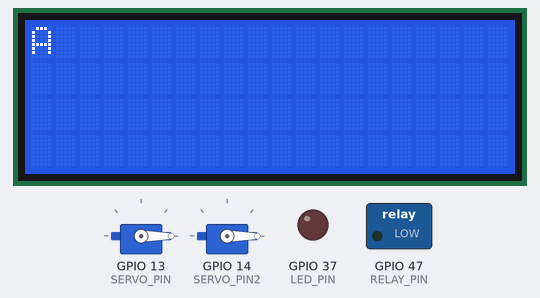
The sketch below on a simulated ESP32-S3. Parts: 20×4 character LCD, 2 × servo, switched loads named in the sketch (green lamp = pin HIGH), output pins drawn as LEDs (lit = HIGH). WiFi joins after 1.5 s; servers stay silent unless stated; network time is answered at once with the bench clock; the local clock reads 2024-03-15 10:24:30 at power-on unless the sketch sets it; random numbers use the default seed unless the sketch sets one; what the sketch prints to the serial monitor is not drawn.

Above: at 1.6 s.
At 3.9 s:
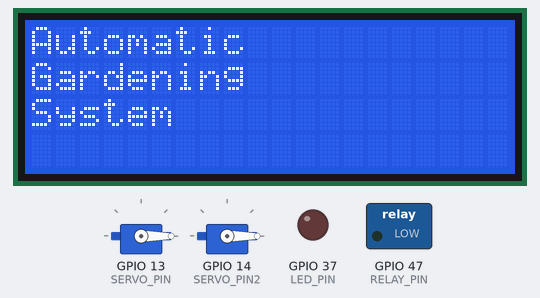
At 8.7 s:
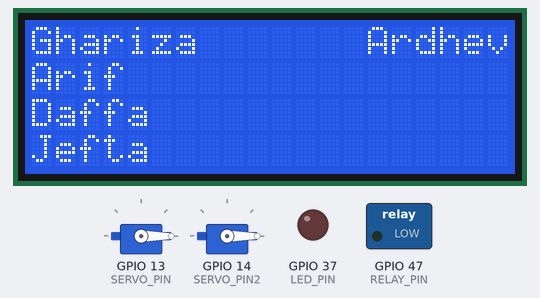
At 10.9 s:
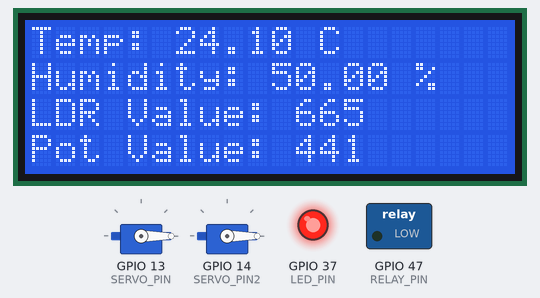
Timing chart, 0 to 12.4 s (numbered marks = the images above):
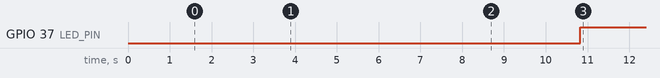

Measured:
- by itself, GPIO 37 (LED_PIN): LOW → HIGH at 10.8 s
- what the display in image 1 shows lasts 2.1 s, from 3.9 s to 6.0 s

The sketch:

main.ino
```cpp
#include <Wire.h>
#include <LiquidCrystal_I2C.h>
#include <DHT.h>
#include <ESP32Servo.h>
#include <WiFi.h>
#include <NTPClient.h>
#include <WiFiUdp.h>
#include <TimeLib.h>

#define DHTPIN 19     // Pin where the DHT22 sensor is connected
#define DHTTYPE DHT22   // DHT22 sensor type

DHT dht(DHTPIN, DHTTYPE);

LiquidCrystal_I2C lcd(0x27, 20, 4);  // I2C LCD address: 0x27, 20 characters, 4 lines

int LDR_PIN = 35;  // Pin where the LDR sensor is connected
int POT_PIN = 36;  // Pin where the potentiometer is connected
int LED_PIN = 37;   // Pin where the LED is connected
int RELAY_PIN = 47; // Pin where the relay is connected
int SERVO_PIN = 13; // Pin where the first servo is connected
int SERVO_PIN2 = 14; // Pin where the second servo is connected

float temperature;
float humidity;
int ldrValue;
int potValue;

unsigned long previousMillis = 0;
const long interval = 60000; // 1 minute interval

Servo myservo;  // Create a servo object for the watering servo
Servo myservo2; // Create a servo object for the pesticide servo

// WiFi credentials
const char* ssid     = "Wokwi-GUEST";
const char* password = "";
#define WIFI_CHANNEL 6

// Define NTP Client to get time
WiFiUDP ntpUDP;
NTPClient timeClient(ntpUDP, "pool.ntp.org", 7 * 3600);  // GMT+7 for Indonesia

bool hasDispensedToday = false; // Flag to indicate if the pesticide has been dispensed today

void setup() {
  Wire.begin(10, 8);
  Serial.begin(9600);
  dht.begin();
  lcd.init();
  lcd.backlight();

  pinMode(LDR_PIN, INPUT);
  pinMode(POT_PIN, INPUT);
  pinMode(LED_PIN, OUTPUT);
  pinMode(RELAY_PIN, OUTPUT);

  myservo.attach(SERVO_PIN); // Attach the watering servo to the specified pin
  myservo2.attach(SERVO_PIN2); // Attach the pesticide servo to the specified pin
  myservo.write(0); // Initialize the watering servo to 0 degrees
  myservo2.write(0); // Initialize the pesticide servo to 0 degrees

  // Connect to Wi-Fi
  WiFi.begin(ssid, password, WIFI_CHANNEL);
  while (WiFi.status() != WL_CONNECTED) {
    delay(100);
    Serial.println("Connecting to WiFi...");
  }
  Serial.println("Connected to WiFi");

  // Initialize the time client
  timeClient.begin();

  // Initialize with random values
  updateRandomValues();

  // Display startup animation
  displayStartupAnimation();
}

void loop() {
  unsigned long currentMillis = millis();

  // Check if 1 minute has passed
  if (currentMillis - previousMillis >= interval) {
    previousMillis = currentMillis;
    updateRandomValues();
  }

  // Update the time
  timeClient.update();
  int currentHour = timeClient.getHours();
  int currentMinute = timeClient.getMinutes();

  // Display temperature and humidity on the LCD
  lcd.clear();
  lcd.setCursor(0, 0);
  lcd.print("Temp: ");
  lcd.print(temperature);
  lcd.print(" C");
  lcd.setCursor(0, 1);
  lcd.print("Humidity: ");
  lcd.print(humidity);
  lcd.print(" %");

  // Display LDR and potentiometer values on the LCD
  lcd.setCursor(0, 2);
  lcd.print("LDR Value: ");
  lcd.print(ldrValue);
  lcd.setCursor(0, 3);
  lcd.print("Pot Value: ");
  lcd.print(potValue);

  // Display LDR and potentiometer values on the Serial Monitor
  Serial.print("LDR Value: ");
  Serial.println(ldrValue);
  Serial.print("Pot Value: ");
  Serial.println(potValue);

  // Set the LED state based on the LDR value
  if (ldrValue > 500) {
    digitalWrite(LED_PIN, HIGH); // Turn on the LED if light is low
  } else {
    digitalWrite(LED_PIN, LOW);  // Turn off the LED if light is sufficient
  }

  // Set the relay state based on the potentiometer value
  if (potValue > 512) {
    digitalWrite(RELAY_PIN, HIGH); // Activate the relay if the potentiometer is more than halfway
  } else {
    digitalWrite(RELAY_PIN, LOW);  // Deactivate the relay if the potentiometer is less than halfway
  }

  // Control the watering servo based on the humidity value
  if (humidity < 50) {
    myservo.write(90); // Rotate the watering servo to 90 degrees to start watering
  } else {
    myservo.write(0);  // Rotate the watering servo back to 0 degrees to stop watering
  }

  // Control the pesticide servo based on the time
  if (currentHour == 4 && currentMinute == 0 && !hasDispensedToday) {  // 4:00 AM
    myservo2.write(90); // Rotate the pesticide servo to 90 degrees to spray pesticide
    delay(60000); // Keep the servo in position for 1 minute (60000 ms)
    myservo2.write(0);  // Rotate the pesticide servo back to 0 degrees to stop spraying
    hasDispensedToday = true; // Set the flag to indicate that the pesticide has been dispensed today
  }

  // Reset the flag at midnight
  if (currentHour == 0 && currentMinute == 0) {
    hasDispensedToday = false;
  }

  delay(1000); // Wait 1 second before updating the display again
}

void updateRandomValues() {
  // Generate random temperature between 20°C and 30°C with slight variations
  temperature = 25 + random(-50, 51) / 10.0;

  // Generate random humidity between 40% and 60% with slight variations
  humidity = 50 + random(-100, 101) / 10.0;

  // Generate random LDR value between 300 and 700
  ldrValue = 500 + random(-200, 201);

  // Generate random potentiometer value between 400 and 600
  potValue = 500 + random(-100, 101);
}

void displayStartupAnimation() {
  String message1 = "Automatic";
  String message2 = "Gardening";
  String message3 = "System";
  String message4 = "Ghariza";
  String message5 = "Arif";
  String message6 = "Daffa";
  String message7 = "Jefta";
  String message8 = "Ardhev";

  lcd.clear();
  lcd.setCursor(0, 0);
  for (int i = 0; i < message1.length(); i++) {
    lcd.print(message1.charAt(i));
    delay(100);
  }

  lcd.setCursor(0, 1);

  for (int i = 0; i < message2.length(); i++) {
    lcd.print(message2.charAt(i));
    delay(100);
  }

  lcd.setCursor(0, 2);

  for (int i = 0; i < message3.length(); i++) {
    lcd.print(message3.charAt(i));
    delay(100);
  }

  delay(2000);
   // Wait for 2 seconds before clearing the display
  lcd.clear();
  lcd.setCursor(0, 0);
  for (int i = 0; i < message4.length(); i++) {
    lcd.print(message4.charAt(i));
    delay(100);
  }

  lcd.setCursor(0, 1);

  for (int i = 0; i < message5.length(); i++) {
    lcd.print(message5.charAt(i));
    delay(100);
  }

  lcd.setCursor(0, 2);

  for (int i = 0; i < message6.length(); i++) {
    lcd.print(message6.charAt(i));
    delay(100);
  }

  lcd.setCursor(0, 3);

  for (int i = 0; i < message7.length(); i++) {
    lcd.print(message7.charAt(i));
    delay(100);
  }

  lcd.setCursor(14, 0);

  for (int i = 0; i < message8.length(); i++) {
    lcd.print(message8.charAt(i));
    delay(100);
  }

  delay(2000);
   // Wait for 2 seconds before clearing the display
  lcd.clear();
}
```
